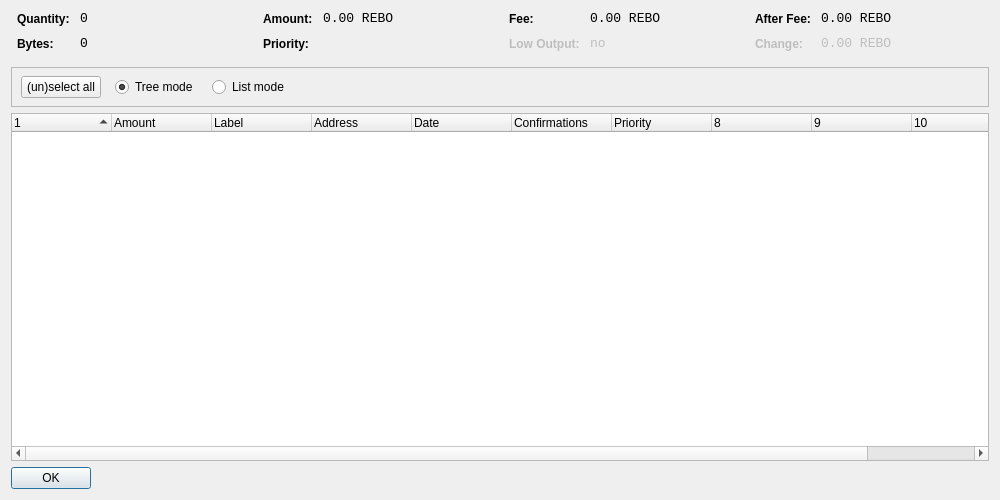
<?xml version="1.0" encoding="UTF-8"?>
<ui version="4.0">
 <class>CoinControlDialog</class>
 <widget class="QDialog" name="CoinControlDialog">
  <property name="geometry">
   <rect>
    <x>0</x>
    <y>0</y>
    <width>1000</width>
    <height>500</height>
   </rect>
  </property>
  <property name="windowTitle">
   <string>Coin Control</string>
  </property>
  <layout class="QVBoxLayout" name="verticalLayout">
   <item>
    <layout class="QHBoxLayout" name="horizontalLayoutTop" stretch="0,0,0,0">
     <property name="topMargin">
      <number>0</number>
     </property>
     <property name="bottomMargin">
      <number>10</number>
     </property>
     <item>
      <layout class="QFormLayout" name="formLayoutCoinControl1">
       <property name="horizontalSpacing">
        <number>10</number>
       </property>
       <property name="verticalSpacing">
        <number>10</number>
       </property>
       <property name="leftMargin">
        <number>6</number>
       </property>
       <property name="rightMargin">
        <number>6</number>
       </property>
       <item row="0" column="0">
        <widget class="QLabel" name="labelCoinControlQuantityText">
         <property name="styleSheet">
          <string notr="true">font-weight:bold;</string>
         </property>
         <property name="text">
          <string>Quantity:</string>
         </property>
        </widget>
       </item>
       <item row="0" column="1">
        <widget class="QLabel" name="labelCoinControlQuantity">
         <property name="font">
          <font>
           <family>Monospace</family>
           <pointsize>10</pointsize>
          </font>
         </property>
         <property name="cursor">
          <cursorShape>IBeamCursor</cursorShape>
         </property>
         <property name="contextMenuPolicy">
          <enum>Qt::ActionsContextMenu</enum>
         </property>
         <property name="text">
          <string notr="true">0</string>
         </property>
         <property name="textInteractionFlags">
          <set>Qt::LinksAccessibleByMouse|Qt::TextSelectableByKeyboard|Qt::TextSelectableByMouse</set>
         </property>
        </widget>
       </item>
       <item row="1" column="0">
        <widget class="QLabel" name="labelCoinControlBytesText">
         <property name="styleSheet">
          <string notr="true">font-weight:bold;</string>
         </property>
         <property name="text">
          <string>Bytes:</string>
         </property>
        </widget>
       </item>
       <item row="1" column="1">
        <widget class="QLabel" name="labelCoinControlBytes">
         <property name="font">
          <font>
           <family>Monospace</family>
           <pointsize>10</pointsize>
          </font>
         </property>
         <property name="cursor">
          <cursorShape>IBeamCursor</cursorShape>
         </property>
         <property name="contextMenuPolicy">
          <enum>Qt::ActionsContextMenu</enum>
         </property>
         <property name="text">
          <string notr="true">0</string>
         </property>
         <property name="textInteractionFlags">
          <set>Qt::LinksAccessibleByMouse|Qt::TextSelectableByKeyboard|Qt::TextSelectableByMouse</set>
         </property>
        </widget>
       </item>
      </layout>
     </item>
     <item>
      <layout class="QFormLayout" name="formLayoutCoinControl2">
       <property name="horizontalSpacing">
        <number>10</number>
       </property>
       <property name="verticalSpacing">
        <number>10</number>
       </property>
       <property name="leftMargin">
        <number>6</number>
       </property>
       <property name="rightMargin">
        <number>6</number>
       </property>
       <item row="0" column="0">
        <widget class="QLabel" name="labelCoinControlAmountText">
         <property name="styleSheet">
          <string notr="true">font-weight:bold;</string>
         </property>
         <property name="text">
          <string>Amount:</string>
         </property>
        </widget>
       </item>
       <item row="0" column="1">
        <widget class="QLabel" name="labelCoinControlAmount">
         <property name="font">
          <font>
           <family>Monospace</family>
           <pointsize>10</pointsize>
          </font>
         </property>
         <property name="cursor">
          <cursorShape>IBeamCursor</cursorShape>
         </property>
         <property name="contextMenuPolicy">
          <enum>Qt::ActionsContextMenu</enum>
         </property>
         <property name="text">
          <string notr="true">0.00 REBO</string>
         </property>
         <property name="textInteractionFlags">
          <set>Qt::LinksAccessibleByMouse|Qt::TextSelectableByKeyboard|Qt::TextSelectableByMouse</set>
         </property>
        </widget>
       </item>
       <item row="1" column="0">
        <widget class="QLabel" name="labelCoinControlPriorityText">
         <property name="styleSheet">
          <string notr="true">font-weight:bold;</string>
         </property>
         <property name="text">
          <string>Priority:</string>
         </property>
        </widget>
       </item>
       <item row="1" column="1">
        <widget class="QLabel" name="labelCoinControlPriority">
         <property name="font">
          <font>
           <family>Monospace</family>
           <pointsize>10</pointsize>
          </font>
         </property>
         <property name="cursor">
          <cursorShape>IBeamCursor</cursorShape>
         </property>
         <property name="contextMenuPolicy">
          <enum>Qt::ActionsContextMenu</enum>
         </property>
         <property name="text">
          <string/>
         </property>
         <property name="textInteractionFlags">
          <set>Qt::LinksAccessibleByMouse|Qt::TextSelectableByKeyboard|Qt::TextSelectableByMouse</set>
         </property>
        </widget>
       </item>
      </layout>
     </item>
     <item>
      <layout class="QFormLayout" name="formLayoutCoinControl3">
       <property name="horizontalSpacing">
        <number>10</number>
       </property>
       <property name="verticalSpacing">
        <number>10</number>
       </property>
       <property name="leftMargin">
        <number>6</number>
       </property>
       <property name="rightMargin">
        <number>6</number>
       </property>
       <item row="0" column="0">
        <widget class="QLabel" name="labelCoinControlFeeText">
         <property name="styleSheet">
          <string notr="true">font-weight:bold;</string>
         </property>
         <property name="text">
          <string>Fee:</string>
         </property>
        </widget>
       </item>
       <item row="0" column="1">
        <widget class="QLabel" name="labelCoinControlFee">
         <property name="font">
          <font>
           <family>Monospace</family>
           <pointsize>10</pointsize>
          </font>
         </property>
         <property name="cursor">
          <cursorShape>IBeamCursor</cursorShape>
         </property>
         <property name="contextMenuPolicy">
          <enum>Qt::ActionsContextMenu</enum>
         </property>
         <property name="text">
          <string notr="true">0.00 REBO</string>
         </property>
         <property name="textInteractionFlags">
          <set>Qt::LinksAccessibleByMouse|Qt::TextSelectableByKeyboard|Qt::TextSelectableByMouse</set>
         </property>
        </widget>
       </item>
       <item row="1" column="0">
        <widget class="QLabel" name="labelCoinControlLowOutputText">
         <property name="enabled">
          <bool>false</bool>
         </property>
         <property name="styleSheet">
          <string notr="true">font-weight:bold;</string>
         </property>
         <property name="text">
          <string>Low Output:</string>
         </property>
        </widget>
       </item>
       <item row="1" column="1">
        <widget class="QLabel" name="labelCoinControlLowOutput">
         <property name="enabled">
          <bool>false</bool>
         </property>
         <property name="font">
          <font>
           <family>Monospace</family>
           <pointsize>10</pointsize>
          </font>
         </property>
         <property name="cursor">
          <cursorShape>IBeamCursor</cursorShape>
         </property>
         <property name="contextMenuPolicy">
          <enum>Qt::ActionsContextMenu</enum>
         </property>
         <property name="text">
          <string notr="true">no</string>
         </property>
         <property name="textInteractionFlags">
          <set>Qt::LinksAccessibleByMouse|Qt::TextSelectableByKeyboard|Qt::TextSelectableByMouse</set>
         </property>
        </widget>
       </item>
      </layout>
     </item>
     <item>
      <layout class="QFormLayout" name="formLayoutCoinControl4">
       <property name="horizontalSpacing">
        <number>10</number>
       </property>
       <property name="verticalSpacing">
        <number>10</number>
       </property>
       <property name="leftMargin">
        <number>6</number>
       </property>
       <property name="rightMargin">
        <number>6</number>
       </property>
       <item row="0" column="0">
        <widget class="QLabel" name="labelCoinControlAfterFeeText">
         <property name="styleSheet">
          <string notr="true">font-weight:bold;</string>
         </property>
         <property name="text">
          <string>After Fee:</string>
         </property>
        </widget>
       </item>
       <item row="0" column="1">
        <widget class="QLabel" name="labelCoinControlAfterFee">
         <property name="font">
          <font>
           <family>Monospace</family>
           <pointsize>10</pointsize>
          </font>
         </property>
         <property name="cursor">
          <cursorShape>IBeamCursor</cursorShape>
         </property>
         <property name="contextMenuPolicy">
          <enum>Qt::ActionsContextMenu</enum>
         </property>
         <property name="text">
          <string notr="true">0.00 REBO</string>
         </property>
         <property name="textInteractionFlags">
          <set>Qt::LinksAccessibleByMouse|Qt::TextSelectableByKeyboard|Qt::TextSelectableByMouse</set>
         </property>
        </widget>
       </item>
       <item row="1" column="0">
        <widget class="QLabel" name="labelCoinControlChangeText">
         <property name="enabled">
          <bool>false</bool>
         </property>
         <property name="styleSheet">
          <string notr="true">font-weight:bold;</string>
         </property>
         <property name="text">
          <string>Change:</string>
         </property>
        </widget>
       </item>
       <item row="1" column="1">
        <widget class="QLabel" name="labelCoinControlChange">
         <property name="enabled">
          <bool>false</bool>
         </property>
         <property name="font">
          <font>
           <family>Monospace</family>
           <pointsize>10</pointsize>
          </font>
         </property>
         <property name="cursor">
          <cursorShape>IBeamCursor</cursorShape>
         </property>
         <property name="contextMenuPolicy">
          <enum>Qt::ActionsContextMenu</enum>
         </property>
         <property name="text">
          <string notr="true">0.00 REBO</string>
         </property>
         <property name="textInteractionFlags">
          <set>Qt::LinksAccessibleByMouse|Qt::TextSelectableByKeyboard|Qt::TextSelectableByMouse</set>
         </property>
        </widget>
       </item>
      </layout>
     </item>
    </layout>
   </item>
   <item>
    <widget class="QFrame" name="frame">
     <property name="minimumSize">
      <size>
       <width>0</width>
       <height>40</height>
      </size>
     </property>
     <property name="frameShape">
      <enum>QFrame::StyledPanel</enum>
     </property>
     <property name="frameShadow">
      <enum>QFrame::Sunken</enum>
     </property>
     <widget class="QWidget" name="horizontalLayoutWidget">
      <property name="geometry">
       <rect>
        <x>10</x>
        <y>0</y>
        <width>781</width>
        <height>41</height>
       </rect>
      </property>
      <layout class="QHBoxLayout" name="horizontalLayoutPanel" stretch="0,0,0,0,0">
       <property name="spacing">
        <number>14</number>
       </property>
       <item>
        <widget class="QPushButton" name="pushButtonSelectAll">
         <property name="sizePolicy">
          <sizepolicy hsizetype="Maximum" vsizetype="Fixed">
           <horstretch>0</horstretch>
           <verstretch>0</verstretch>
          </sizepolicy>
         </property>
         <property name="text">
          <string>(un)select all</string>
         </property>
        </widget>
       </item>
       <item>
        <widget class="QRadioButton" name="radioTreeMode">
         <property name="sizePolicy">
          <sizepolicy hsizetype="Maximum" vsizetype="Fixed">
           <horstretch>0</horstretch>
           <verstretch>0</verstretch>
          </sizepolicy>
         </property>
         <property name="text">
          <string>Tree mode</string>
         </property>
         <property name="checked">
          <bool>true</bool>
         </property>
        </widget>
       </item>
       <item>
        <widget class="QRadioButton" name="radioListMode">
         <property name="sizePolicy">
          <sizepolicy hsizetype="Maximum" vsizetype="Fixed">
           <horstretch>0</horstretch>
           <verstretch>0</verstretch>
          </sizepolicy>
         </property>
         <property name="text">
          <string>List mode</string>
         </property>
        </widget>
       </item>
       <item>
        <spacer name="horizontalSpacer">
         <property name="orientation">
          <enum>Qt::Horizontal</enum>
         </property>
         <property name="sizeHint" stdset="0">
          <size>
           <width>40</width>
           <height>20</height>
          </size>
         </property>
        </spacer>
       </item>
      </layout>
     </widget>
    </widget>
   </item>
   <item>
    <widget class="CoinControlTreeWidget" name="treeWidget">
     <property name="contextMenuPolicy">
      <enum>Qt::CustomContextMenu</enum>
     </property>
     <property name="sortingEnabled">
      <bool>false</bool>
     </property>
     <property name="columnCount">
      <number>11</number>
     </property>
     <attribute name="headerShowSortIndicator" stdset="0">
      <bool>true</bool>
     </attribute>
     <attribute name="headerStretchLastSection">
      <bool>false</bool>
     </attribute>
     <column>
      <property name="text">
       <string/>
      </property>
     </column>
     <column>
      <property name="text">
       <string>Amount</string>
      </property>
     </column>
     <column>
      <property name="text">
       <string>Label</string>
      </property>
     </column>
     <column>
      <property name="text">
       <string>Address</string>
      </property>
     </column>
     <column>
      <property name="text">
       <string>Date</string>
      </property>
     </column>
     <column>
      <property name="text">
       <string>Confirmations</string>
      </property>
      <property name="toolTip">
       <string>Confirmed</string>
      </property>
     </column>
     <column>
      <property name="text">
       <string>Priority</string>
      </property>
     </column>
     <column>
      <property name="text">
       <string/>
      </property>
     </column>
     <column>
      <property name="text">
       <string/>
      </property>
     </column>
     <column>
      <property name="text">
       <string/>
      </property>
     </column>
     <column>
      <property name="text">
       <string/>
      </property>
     </column>
    </widget>
   </item>
   <item>
    <widget class="QDialogButtonBox" name="buttonBox">
     <property name="sizePolicy">
      <sizepolicy hsizetype="Maximum" vsizetype="Fixed">
       <horstretch>0</horstretch>
       <verstretch>0</verstretch>
      </sizepolicy>
     </property>
     <property name="orientation">
      <enum>Qt::Horizontal</enum>
     </property>
     <property name="standardButtons">
      <set>QDialogButtonBox::Ok</set>
     </property>
    </widget>
   </item>
  </layout>
 </widget>
 <customwidgets>
  <customwidget>
   <class>CoinControlTreeWidget</class>
   <extends>QTreeWidget</extends>
   <header>coincontroltreewidget.h</header>
  </customwidget>
 </customwidgets>
 <resources/>
 <connections/>
</ui>
